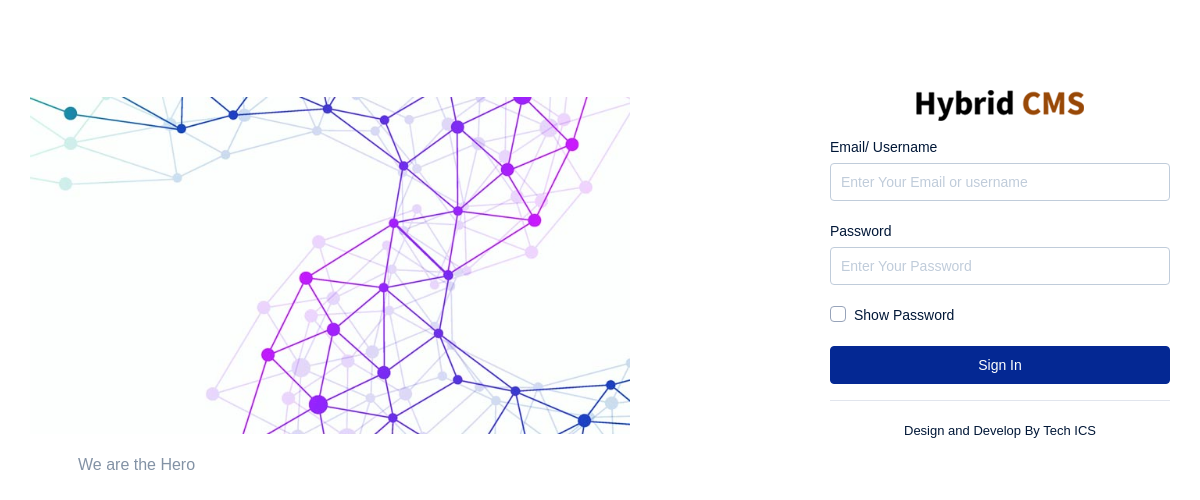
The page /administrator on the database its author committed.
### tables this page shows
CREATE TABLE `admin_login_page` (
  `id` int(11) NOT NULL,
  `main_image` varchar(255) DEFAULT NULL,
  `header` text DEFAULT NULL,
  `email_username_label_text` varchar(255) DEFAULT NULL,
  `email_username_input_field_placeholder` varchar(255) DEFAULT NULL,
  `password_label_text` varchar(255) DEFAULT NULL,
  `password_input_field_placeholder` varchar(255) DEFAULT NULL,
  `show_password_text` varchar(255) DEFAULT NULL,
  `hide_password_text` varchar(255) DEFAULT NULL,
  `button_text` varchar(255) DEFAULT NULL,
  `footer_text` text DEFAULT NULL
);

CREATE TABLE `library` (
  `id` int(11) NOT NULL,
  `telephone` text NOT NULL,
  `button_text` text NOT NULL,
  `button_url` text NOT NULL,
  `email` text NOT NULL,
  `logo` varchar(255) DEFAULT NULL,
  `footer_title` text NOT NULL,
  `footer_title_two` text NOT NULL,
  `tech_link` text NOT NULL,
  `favicon` varchar(255) DEFAULT NULL,
  `facebook` varchar(255) DEFAULT NULL,
  `twitter` varchar(255) DEFAULT NULL,
  `linkedin` varchar(255) DEFAULT NULL,
  `youtube` varchar(255) DEFAULT NULL
);

### application/modules/templates/controllers/Templates.php (called while the page is built, shortened)
<?php
class Templates extends MX_Controller {
    function __construct() {
        $this->load->module('templates');
        $this->load->model('Templates_model');
        $this->load->helper('url');
    }
    function login() {
        $data['page_title'] = 'Administrator';
        $this->load->view('login', $data);
    }
}

### application/modules/administrator/controllers/Administrator.php (called while the page is built, shortened)
<?php
class Administrator extends MX_Controller {
    public function index() {
        $this->templates->login();
    }
}

### index.php (called while the page is built, shortened)
<?php
require_once BASEPATH.'core/CodeIgniter.php';

### application/third_party/MX/Controller.php (called while the page is built, shortened)
<?php (defined('BASEPATH')) OR exit('No direct script access allowed');
class MX_Controller
{
	public function __get($class)
	{
		return CI::$APP->$class;
	}
}

### application/modules/templates/views/login.php (the view, shortened to what this page needs)
<?php
    $this->load->view('link/template/header_link');
    $model = $this->db->from('admin_login_page')->where('id', 1)->get()->row();
    $library = $this->db->from('library')->where('id', 1)->get()->row();
?>
<body>
    <div class="content content-fixed content-auth" style="margin-top: 60px;">
        <div class="container">
            <div class="media align-items-stretch justify-content-center ht-100p pos-relative">
                <div class="media-body align-items-center d-none d-lg-flex">
                    <div class="mx-wd-600">
                        <img src="<?= $model->main_image != null ? base_url() . 'uploads/'. $model->main_image : base_url() . 'assets/backend/images/1.png'  ?>" class="img-fluid" alt="ICS Legal Hybrid cms">
                    </div>
                    <div class="pos-absolute b-0 l-0 tx-12 tx-center tx-color-03" style="margin-bottom: -36px;text-align: center;margin-left: 48px;font-size: 16px;">
                        <?= $model->header ?>
                    </div>
                </div>
                <div class="sign-wrapper mg-lg-l-50 mg-xl-l-60">
                    <div class="wd-100p">
                        <div class = "col-md-12 text-center mb-3">
                            <img src="<?= $library->logo != null ? base_url() . 'uploads/'. $library->logo : base_url() . 'assets/backend/images/logo-cms.png' ?>" class ="img-fluid">
                        </div>
                        <form id="login_form" action="<?= site_url('administrator/login_credential') ?>" method="POST">
                            <div class="form-group">
                                <label id="email_or_username"><?= $model->email_username_label_text ?></label>
                                <input required value="<?php printOldValues('email_or_username'); ?>" autocomplete="off"  name="email_or_username" id="email_or_username" type="text" class="form-control" placeholder="<?= $model->email_username_input_field_placeholder ?>">
                            </div>
                            <div class="form-group">
                                <div class="d-flex justify-content-between mg-b-5">
                                    <label class="mg-b-0-f"><?= $model->password_label_text ?></label>
                                </div>
                                <input required value="<?php printOldValues('password'); ?>" name="password" id="password" type="password" class="form-control" placeholder="<?= $model->password_input_field_placeholder ?>">
                            </div>
                            <div class="custom-control custom-checkbox form-group">
                                <label style="cursor: pointer;" class="custom-control-label" for="customCheck1"><span id="checkbox_value"><?= $model->show_password_text ?></span></label>
                            </div>
                            <button type="submit" class="btn btn-brand-02 btn-block"><?= $model->button_text ?></button>
                        </form>
                        <hr>
                        <div class="tx-13 mg-t-20 tx-center"><?= $model->footer_text ?></div>
                    </div>
                </div>
            </div>
        </div>
    </div>
</body>
</html>

### application/third_party/MX/Loader.php (shortened to what this page needs)
<?php (defined('BASEPATH')) OR exit('No direct script access allowed');
class MX_Loader extends CI_Loader
{
	protected $_module;
	public $_ci_cached_vars = array();
	public function initialize($controller = NULL)
	{
		$this->_module = CI::$APP->router->fetch_module();
		if ($controller instanceof MX_Controller)
		{
			$this->controller = $controller;
			foreach (get_class_vars('CI_Loader') as $var => $val)
			{
				if ($var != '_ci_ob_level')
				{
					$this->$var =& CI::$APP->load->$var;
				}
			}
		}
		else
		{
			parent::initialize();
			$this->_autoloader(array());
		}
	}
	public function database($params = '', $return = FALSE, $query_builder = NULL)
	{
		CI::$APP->db = DB($params, $query_builder);
		return $this;
	}
	public function model($model, $object_name = NULL, $connect = FALSE)
	{
		if (is_array($model)) return $this->models($model);
		($_alias = $object_name) OR $_alias = basename($model);
		list($path, $_model) = Modules::find(strtolower($model), $this->_module, 'models/');
		if ($path == FALSE)
		{
			parent::model($model, $object_name, $connect);
		}
		else
		{
			CI::$APP->$_alias = new $model();
		}
		return $this;
	}
	public function models($models)
	{
		return $this;
	}
	public function module($module, $params = NULL)
	{
		$_alias = strtolower(basename($module));
		CI::$APP->$_alias = Modules::load(array($module => $params));
		return $this;
	}
	public function view($view, $vars = array(), $return = FALSE)
	{
		list($path, $_view) = Modules::find($view, $this->_module, 'views/');
		if ($path != FALSE)
		{
			$this->_ci_view_paths = array($path => TRUE) + $this->_ci_view_paths;
			$view = $_view;
		}
		return $this->_ci_load(array('_ci_view' => $view, '_ci_vars' => $this->_ci_object_to_array($vars), '_ci_return' => $return));
	}
	public function __get($class)
	{
		return (isset($this->controller)) ? $this->controller->$class : CI::$APP->$class;
	}
	public function _ci_load($_ci_data)
	{
		extract($_ci_data);
		if (isset($_ci_view))
		{
			$_ci_path = '';
			$_ci_file = (pathinfo($_ci_view, PATHINFO_EXTENSION)) ? $_ci_view : $_ci_view.EXT;
			foreach ($this->_ci_view_paths as $path => $cascade)
			{
				if (file_exists($view = $path.$_ci_file))
				{
					$_ci_path = $view;
					break;
				}
			}
		}
		elseif (isset($_ci_path))
		{
			$_ci_file = basename($_ci_path);
			if( ! file_exists($_ci_path)) $_ci_path = '';
		}
		if (isset($_ci_vars))
			$this->_ci_cached_vars = array_merge($this->_ci_cached_vars, (array) $_ci_vars);
		extract($this->_ci_cached_vars);
		if ((bool) @ini_get('short_open_tag') === FALSE && CI::$APP->config->item('rewrite_short_tags') == TRUE)
		{
			echo eval('?>'.preg_replace("/;*\s*\?>/", "; ?>", str_replace('<?=', '<?php echo ', file_get_contents($_ci_path))));
		}
		else
		{
			include($_ci_path);
		}
		if (ob_get_level() > $this->_ci_ob_level + 1)
		{
			ob_end_flush();
		}
		else
		{
			CI::$APP->output->append_output(ob_get_clean());
		}
	}
	public function _autoloader($autoload)
	{
		if (count($autoload) == 0) return;
	}
	protected function _ci_object_to_array($object) {
	    return is_object($object) ? get_object_vars($object) : $object;
	}
}

### application/modules/link/views/template/header_link.php (shortened to what this page needs)
<!DOCTYPE html>
<html lang="en">
    <head>
        <link rel="stylesheet" href="<?= base_url() ?>assets/backend/css/dashforge.auth.css">
        <link rel="stylesheet" href="<?= base_url() ?>assets/backend/css/page.css">
        <link rel="stylesheet" href="<?= base_url() ?>assets/backend/css/ionicons.min.css" >
        <link rel="stylesheet" href="<?= base_url() ?>assets/backend/css/jquery.dataTables.min.css" >
        <link rel="stylesheet" href="<?= base_url() ?>assets/backend/css/responsive.dataTables.min.css" >
        <link rel="stylesheet" href="<?= base_url() ?>assets/backend/css/select2.min.css" >
        <link rel="stylesheet" href="<?= base_url() ?>assets/backend/css/dashforge.css">
        <link rel="stylesheet" href="<?= base_url() ?>assets/backend/css/dashforge.demo.css" >
        <link rel="stylesheet" href="https://stackpath.bootstrapcdn.com/font-awesome/4.7.0/css/font-awesome.min.css">
        <link rel="stylesheet" href="https://cdnjs.cloudflare.com/ajax/libs/summernote/0.8.18/summernote-bs4.min.css" />
        <link rel="stylesheet" href="https://cdnjs.cloudflare.com/ajax/libs/Dropify/0.2.2/css/dropify.min.css" />
    </head>

### application/helpers/alert_helper.php (shortened to what this page needs)
                <?php
if (!function_exists('printOldValues')) {
    function printOldValues($fieldName, $default = "")
    {
        $CI = &get_instance();
        if (isset($CI->session->flashdata('old_values')[$fieldName])) {
            echo $CI->session->flashdata('old_values')[$fieldName];
        } else {
            echo $default;
        }
    }
}

### assets/backend/css/dashforge.auth.css (style rules this page uses)
.content-auth { min-height: calc(100vh - 106px); display: flex; flex-direction: column; justify-content: center; }
.content-auth > .container { padding: 0; }
.content-auth > .container:first-child { flex: 1; }
.sign-wrapper { display: flex; flex-direction: column; justify-content: center; align-items: center; width: 340px; }
@media (min-width: 1200px) { .sign-wrapper { width: 340px; } }
.sign-wrapper .form-group label { display: block; margin-bottom: 5px; }

### rows shown on the page
admin_login_page: main_image (picture), header "We are the Hero", email_username_label_text "Email/ Username", email_or_username "Enter Your Email or username", password_label_text "Password", show_password_text "Show Password", button_text "Sign In", footer_text "Design and Develop By Tech ICS"
library: logo (picture)
